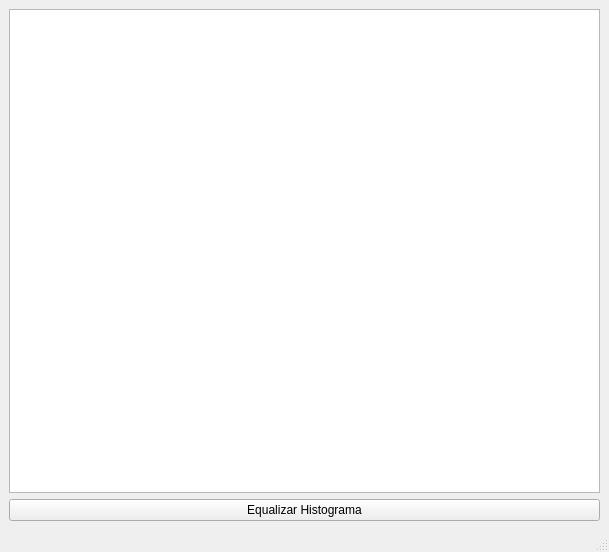
<?xml version="1.0" encoding="UTF-8"?>
<ui version="4.0">
 <class>Histograma</class>
 <widget class="QMainWindow" name="Histograma">
  <property name="geometry">
   <rect>
    <x>0</x>
    <y>0</y>
    <width>609</width>
    <height>552</height>
   </rect>
  </property>
  <property name="windowTitle">
   <string>Histograma</string>
  </property>
  <widget class="QWidget" name="centralwidget">
   <layout class="QVBoxLayout" name="verticalLayout">
    <item>
     <widget class="QGraphicsView" name="GraphicHisto"/>
    </item>
    <item>
     <widget class="QPushButton" name="ButtonEqualizar">
      <property name="text">
       <string>Equalizar Histograma</string>
      </property>
     </widget>
    </item>
   </layout>
  </widget>
  <widget class="QMenuBar" name="menubar">
   <property name="geometry">
    <rect>
     <x>0</x>
     <y>0</y>
     <width>609</width>
     <height>22</height>
    </rect>
   </property>
  </widget>
  <widget class="QStatusBar" name="statusbar"/>
 </widget>
 <resources/>
 <connections/>
</ui>
